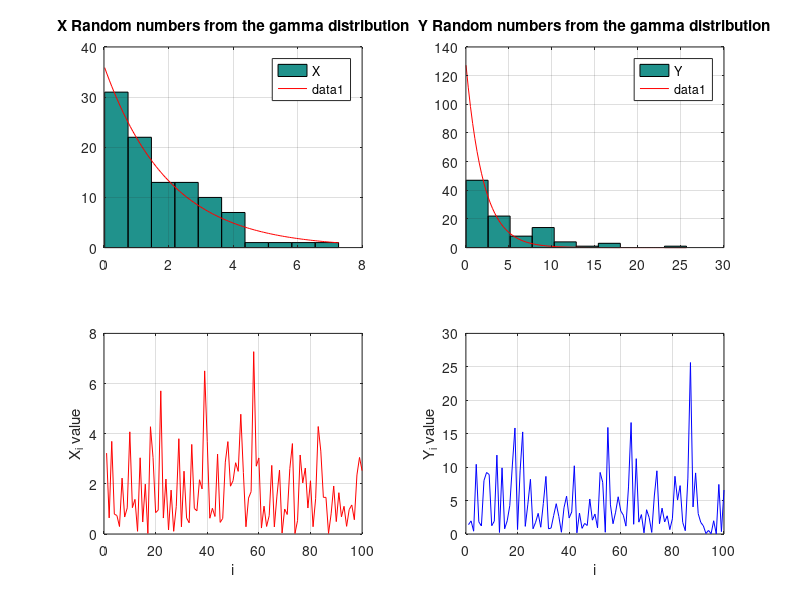

This chart was generated by the following MATLAB code:
clear all;
clc;
close all;

alpha_1 = 0.005;
alpha_2 = 0.01;
alpha_3 = 0.05;

A = 1;
B = 2;
m = [1 100];
n = [1 100];
h1 = 10.0;
h2 = 10.0;

% generate X from the gamma distribution
X = gamrnd(A,B,m);
%  generate Y from the gamma distribution
Y = 2 * gamrnd(A,B,n);

figure;
subplot(2,2,1);
hist(X, h1);
x=min(X):(max(X)-min(X))/100:max(X);
fx= gampdf(x, A,B);
ffx=fx*100*((max(X)-min(X))/h1);
title('X Random numbers from the gamma distribution');
grid on;
legend('X');
hold on
plot(x,ffx,'r')

subplot(2,2,2);
hist(Y, h2);
y=min(Y):(max(Y)-min(Y))/100:max(Y);
fy= gampdf(y, A,B);
ffy=fy*100*((max(Y)-min(Y))/h2);
title('Y Random numbers from the gamma distribution');
grid on;
legend('Y');
hold on;
plot(y,ffy,'r');

subplot(2,2,3);
plot(X, 'r-');
grid on;
xlabel('i');
ylabel('X_i value');
subplot(2,2,4);
plot(Y, 'b-');
grid on;
xlabel('i');
ylabel('Y_i value');

% common variational series
XY = union(X,Y);
l = length(XY);

[p1, h1] = ranksum(X, Y, alpha_1)
[p2, h2] = ranksum(X, Y, alpha_2)
[p3, h3] = ranksum(X, Y, alpha_3)

mX = mean(X)
mY = mean(Y)



% p = ranksum(x,y) функция предназначена для проведения двустороннего рангового теста Вилкоксона для проверки нулевой гипотезы состоящей в том, 
% что независимые выборки x и y взяты из генеральных совокупностей с равными медианами. 
% Выборки x и y задаются как векторы. 
% Функция возвращает значение уровня значимости p для проверки нулевой гипотезы. 
% Уровень значимости - вероятность ошибки первого рода, т.е. вероятность неверно отвергнуть нулевую гипотезу, в случае ее справедливости. 
% Если значение p≈0, то нулевая гипотеза может быть отвергнута, т.е. медианы сравниваемых выборок статистически значимо отличаются друг от друга.
% Нулевая гипотеза принимается если h=0.
% Если h=1, то нулевая гипотеза может быть отвергнута